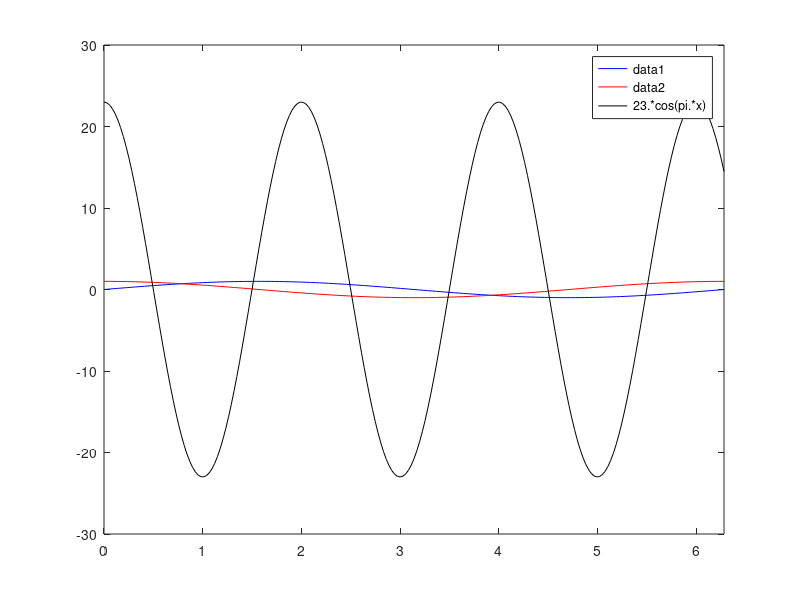

MATLAB code for this plot:
x = 0:pi/69:2*pi;

y = 23*cos(pi*x);

plot(x, sin(x), 'b');
hold on
plot(x, cos(x), 'r');

fplot('23*cos(pi*x)',[0,2*pi], 'k');
hold off